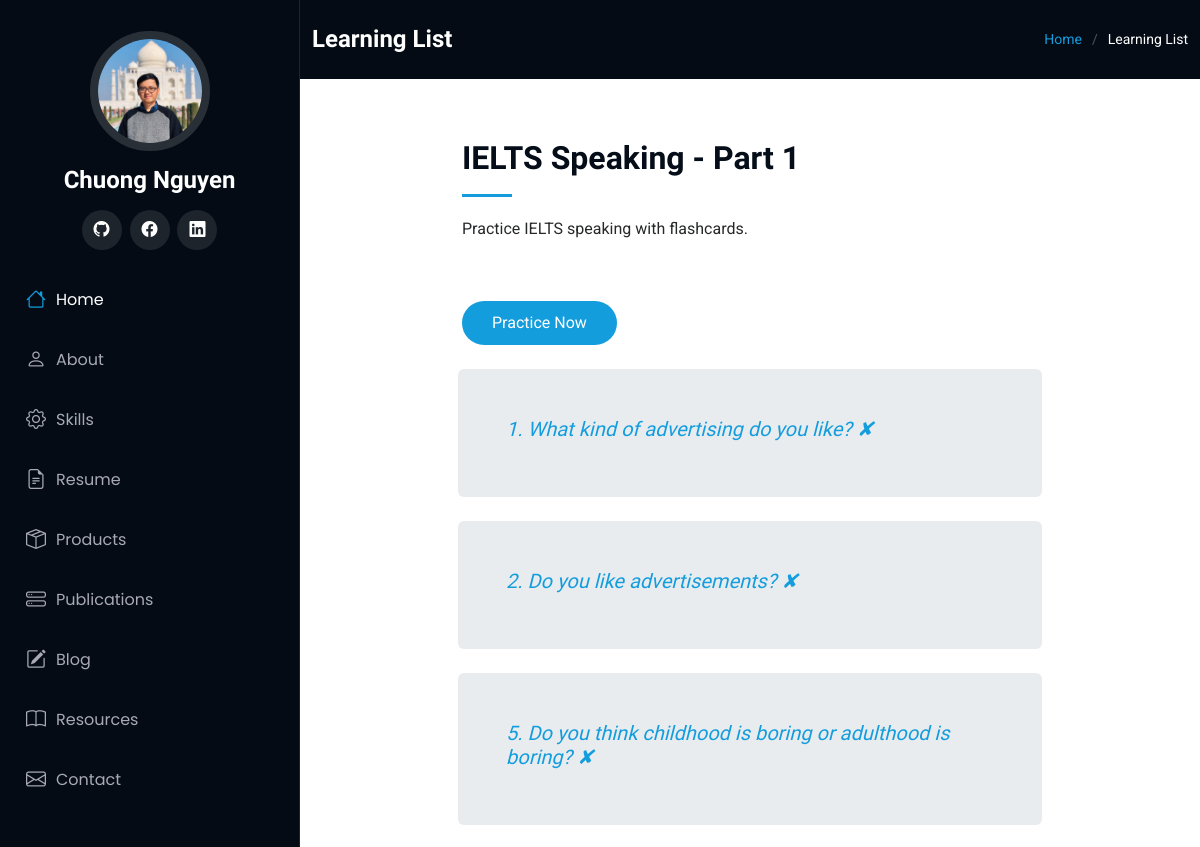
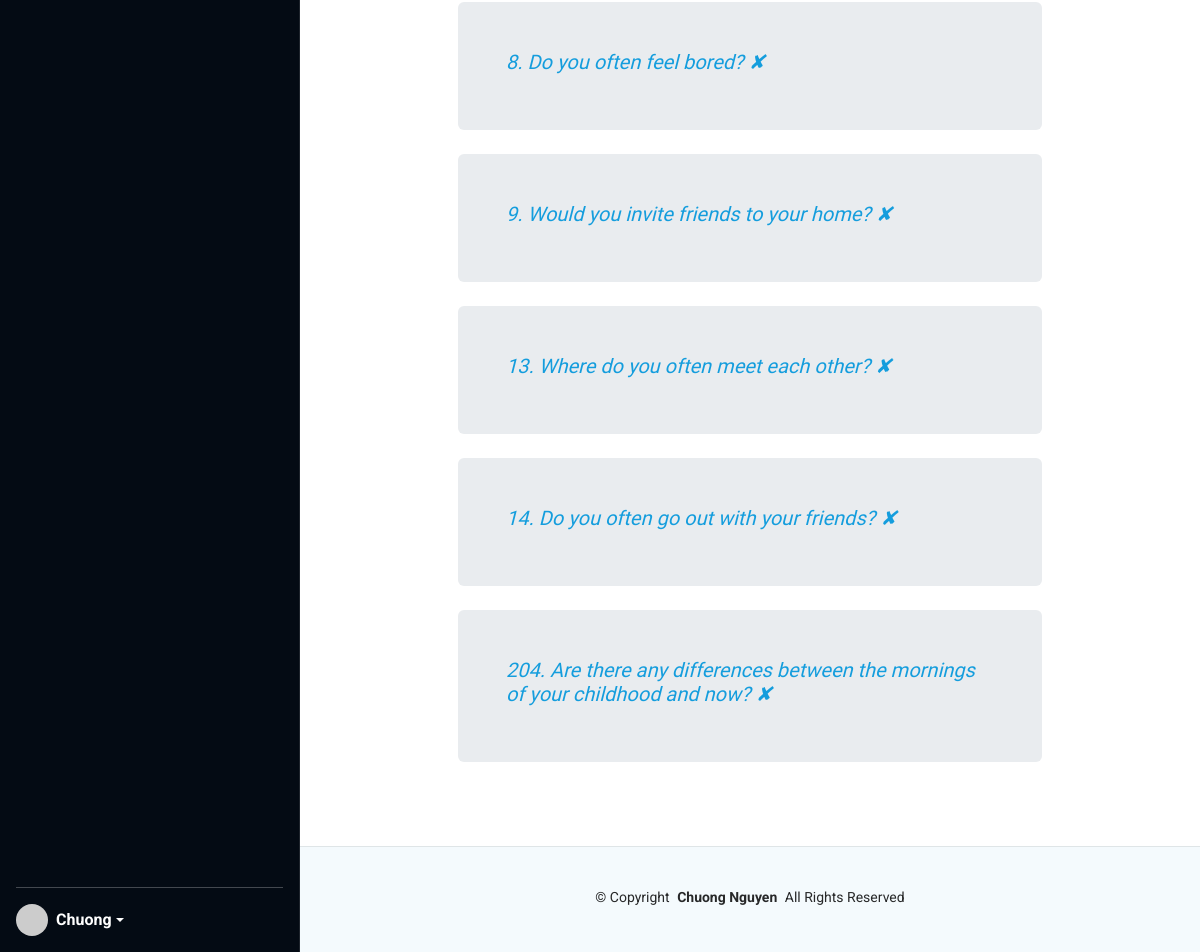
The app's page /speaking-part-one-learning-list (signed in) with its own data (2 pictures, top to bottom).
### main.py (models this page shows)
class User(UserMixin, db.Model):
    __tablename__ = 'users'
    id: Mapped[int] = mapped_column(Integer, primary_key=True)
    name: Mapped[str] = mapped_column(String(100), nullable=False)
    email: Mapped[str] = mapped_column(String(100), nullable=False, unique=True)
    password: Mapped[str] = mapped_column(String(100), nullable=False)
    post = relationship('BlogPost', back_populates='author')
    comment = relationship("Comment", back_populates='author_comment')
    speaking_part_one_list_id: Mapped[str] = mapped_column(String(500), nullable=True)

class SpeakingEnglish(db.Model):
    __tablename__ = "speaking"
    id: Mapped[int] = mapped_column(Integer, primary_key=True)
    topic: Mapped[str] = mapped_column(String(300), nullable=False)
    solution: Mapped[str] = mapped_column(Text, nullable=False)

### main.py (the view)
@app.route('/speaking-part-one-learning-list', methods=['GET', 'POST'])
@login_required
def speaking_part_one_learning_list():
    user = db.session.execute(db.select(User).where(User.id == current_user.id)).scalar()
    topic_id_string = user.speaking_part_one_list_id
    if topic_id_string:
        topic_id_list = topic_id_string.split(", ")
        topic_id_list = [int(each) for each in topic_id_list]
        topic_object_list = []
        for each in topic_id_list:
            topic = db.get_or_404(SpeakingEnglish, each)
            topic_object = TopicWithID(topic.id, topic.topic, topic.solution)
            topic_object_list.append(topic_object)
        return render_template('speaking-part-one-learning-list.html', topic_list=topic_object_list, current_user=current_user, is_not_home=True)
    else:
        return render_template('speaking-part-one-learning-list.html', topic_list=[], current_user=current_user, is_not_home=True)

### main.py (called while the page is built)
@login_manager.user_loader
def load_user(user_id):
    return db.get_or_404(User, user_id)

### templates/speaking-part-one-learning-list.html (shortened to what this page needs)
{% from 'bootstrap5/form.html' import render_form %}
{% extends 'base.html' %}
  {% block content %}
  <main class="main">
    <div class="page-title dark-background">
      <div class="container d-lg-flex justify-content-between align-items-center">
        <h1 class="mb-2 mb-lg-0">Learning List</h1>
        <nav class="breadcrumbs">
          <ol>
            <li><a href="{{url_for('home')}}">Home</a></li>
            <li class="current">Learning List</li>
          </ol>
        </nav>
      </div>
    </div>
    <section id="starter-section" class="starter-section section">
      <div class="container section-title" data-aos="fade-up">
        <div class="row gy-4">
          <div class=" col-lg-8 mx-auto">
            <h2>IELTS Speaking - Part 1</h2>
            <p>Practice IELTS speaking with flashcards.</p>
          </div>
        </div>
      </div>
      {% if topic_list != []: %}
        <div class="container">
          <div class="row gy-4">
            <div class="col-lg-8 mx-auto" data-aos="fade-up" data-aos-delay="200">
              <a href="{{url_for('practice_speaking')}}">
                <button class="btn btn-primary d-inline-flex align-items-center mb-4" type="button">
                  Practice Now
                </button>
              </a>
            </div>
          </div>
        </div>
        {% for topic in topic_list:%}
        <div class="container" data-aos="fade-up">
          <div class="row gy-4" style="padding: 0 12px;">
            <div class="p-3 p-md-5 mb-4 col-lg-8 mx-auto rounded text-body-emphasis bg-body-secondary">
              <h5 class="display-8 fst-italic"><a href="{{url_for('resource_detail', topic_id=topic.id)}}">{{topic.id}}. {{topic.topic}}</a>
                <a href="{{url_for('delete_topic_learning_list', topic_id=topic.id)}}">✘</a>
              </h5>
            </div>
          </div>
        </div>
        {% endfor %}
      {% else: %}
        <div class="container" data-aos="fade-up">
          <div class="row gy-4" style="padding: 0">
              <h5 class="display-8 fst-italic mx-auto">Your learning list is empty.</h5>
          </div>
        </div>
      {% endif %}
    </section>
  </main>
  {% endblock %}

### templates/base.html (shortened to what this page needs)
<!DOCTYPE html>
<html lang="en">
<head>
  <link href="static/assets/vendor/bootstrap/css/bootstrap.min.css" rel="stylesheet">
  <link href="static/assets/vendor/bootstrap-icons/bootstrap-icons.css" rel="stylesheet">
  <link href="static/assets/vendor/aos/aos.css" rel="stylesheet">
  <link href="static/assets/vendor/glightbox/css/glightbox.min.css" rel="stylesheet">
  <link href="static/assets/vendor/swiper/swiper-bundle.min.css" rel="stylesheet">
  <link href="static/assets/css/main.css" rel="stylesheet">
</head>
<body>
  <header id="header" class="header dark-background d-flex flex-column p-3">
    <div class="profile-img">
      <img src="static/assets/img/chuong-ava.jpg" alt="" class="img-fluid rounded-circle">
    </div>
    <a href="index.html" class="logo d-flex align-items-center justify-content-center">
      <h1 class="sitename">Chuong Nguyen</h1>
    </a>
    <div class="social-links text-center">
      <a href="https://github.com/chuongnguyen94" class="github"><i class="bi bi-github"></i></a>
      <a href="https://www.facebook.com/cnn1211/" class="facebook"><i class="bi bi-facebook"></i></a>
      <a href="https://www.linkedin.com/in/chuongnguyen94/" class="linkedin"><i class="bi bi-linkedin"></i></a>
    </div>
    <nav id="navmenu" class="navmenu mb-auto">
      {% if not is_not_home: %}
      <ul>
        <li><a href="#" class="active"><i class="bi bi-house navicon"></i>Home</a></li>
        <li><a href="#about"><i class="bi bi-person navicon"></i> About</a></li>
        <li><a href="#skills"><i class="bi-gear navicon"></i> Skills</a></li>
        <li><a href="#resume"><i class="bi bi-file-earmark-text navicon"></i> Resume</a></li>
        <li><a href="#portfolio"><i class="bi bi-box-seam navicon"></i> Products</a></li>
        <li><a href="#publications"><i class="bi bi-hdd-stack navicon"></i> Publications</a></li>
        <li><a href="{{url_for('show_all_posts')}}"><i class="bi bi-pencil-square navicon"></i> Blog</a></li>
        <li><a href="{{url_for('resources')}}"><i class="bi bi-book navicon"></i> Resources</a></li>
        <li><a href="#contact"><i class="bi bi-envelope navicon"></i> Contact</a></li>
      </ul>
      {% else: %}
      <ul>
        <li><a href="{{url_for('home')}}" class="active"><i class="bi bi-house navicon"></i>Home</a></li>
        <li><a href="{{url_for('about')}}"><i class="bi bi-person navicon"></i> About</a></li>
        <li><a href="{{url_for('skills')}}"><i class="bi bi-gear navicon"></i> Skills</a></li>
        <li><a href="{{url_for('resume')}}"><i class="bi bi-file-earmark-text navicon"></i> Resume</a></li>
        <li><a href="{{url_for('portfolio')}}"><i class="bi bi-box-seam navicon"></i> Products</a></li>
        <li><a href="{{url_for('publications')}}"><i class="bi bi-hdd-stack navicon"></i> Publications</a></li>
        <li><a href="{{url_for('show_all_posts')}}"><i class="bi bi-pencil-square navicon"></i> Blog</a></li>
        <li><a href="{{url_for('resources')}}"><i class="bi bi-book navicon"></i> Resources</a></li>
        <li><a href="{{url_for('contact')}}"><i class="bi bi-envelope navicon"></i> Contact</a></li>
      </ul>
      {% endif %}
    </nav>
    <hr>
    <div class="dropdown">
      {% if current_user.is_authenticated: %}
      <div>
        <a href="#" class="d-flex align-items-center text-white text-decoration-none dropdown-toggle" data-bs-toggle="dropdown" aria-expanded="false">
          <img src="{{current_user.email | gravatar}}" alt="" width="32" height="32" class="rounded-circle me-2">
          <strong>{{current_user.name}}</strong>
        </a>
      </div>
      {% endif %}
    </div>
  </header>
  {% block content %} {% endblock %}
  <footer id="footer" class="footer light-background">
    <div class="container">
      <div class="copyright text-center ">
        <p>© <span>Copyright</span> <strong class="px-1 sitename">Chuong Nguyen</strong> <span>All Rights Reserved</span></p>
      </div>
    </div>
  </footer>
</body>
</html>

### static/assets/css/main.css (style rules this page uses)
:root { --default-font: "Roboto", system-ui, -apple-system, "Segoe UI", Roboto, "Helvetica Neue", Arial, "Noto Sans", "Liberation Sans", sans-serif, "Apple Color Emoji", "Segoe UI Emoji", "Segoe UI Symbol", "Noto Color Emoji"; --heading-font: "Raleway", sans-serif; --nav-font: "Poppins", sans-serif; }
:root { --background-color: #ffffff; --default-color: #272829; --heading-color: #050d18; --accent-color: #149ddd; --surface-color: #ffffff; --contrast-color: #ffffff; }
:root { --nav-color: #a8a9b4; --nav-hover-color: #ffffff; --nav-mobile-background-color: #040b14; --nav-dropdown-background-color: #040b14; --nav-dropdown-color: #a8a9b4; --nav-dropdown-hover-color: #ffffff; }
.light-background { --background-color: #f4fafd; --surface-color: #ffffff; }
.dark-background { --background-color: #040b14; --default-color: #ffffff; --heading-color: #ffffff; --surface-color: #151f2b; --contrast-color: #ffffff; }
:root { scroll-behavior: smooth; }
body { color: var(--default-color); background-color: var(--background-color); font-family: var(--default-font); }
a { color: var(--accent-color); text-decoration: none; transition: 0.3s; }
h1, h2, h3, h4, h5, h6 { color: var(--heading-color); font-family: var(--heading-font); }
.header { color: var(--default-color); background-color: var(--background-color); position: fixed; top: 0; left: 0; bottom: 0; padding: 0 15px; width: 300px; transition: all ease-in-out 0.3s; overflow-y: auto; z-index: 997; border-right: 1px solid color-mix(in srgb, var(--default-color), transparent 90%); }
.header .profile-img img { margin: 15px auto; display: block; width: 120px; border: 8px solid color-mix(in srgb, var(--default-color), transparent 85%); }
.header .logo { line-height: 1; margin-bottom: 15px; }
.header .logo h1 { font-size: 24px; margin: 0; font-weight: 700; color: var(--heading-color); }
.header .social-links { margin: 0 0 20px 0; }
.header .social-links a { font-size: 16px; display: inline-flex; align-items: center; justify-content: center; background: color-mix(in srgb, var(--default-color), transparent 90%); color: var(--default-color); margin: 0 2px; border-radius: 50%; text-align: center; width: 40px; height: 40px; transition: 0.3s; }
@media (min-width: 1200px) { .header~main, .header~#footer { margin-left: 300px; } }
.navmenu { padding: 0; z-index: 9997; }
.navmenu ul { list-style: none; padding: 0 0 20px 0; margin: 0; }
.navmenu a, .navmenu a:focus { color: var(--nav-color); padding: 15px 10px; font-family: var(--nav-font); font-size: 16px; font-weight: 400; display: flex; align-items: center; white-space: nowrap; transition: 0.3s; width: 100%; }
.navmenu a .navicon, .navmenu a:focus .navicon { font-size: 20px; margin-right: 10px; }
.navmenu a:hover, .navmenu .active, .navmenu .active:focus { color: var(--nav-hover-color); }
.navmenu a:hover .navicon, .navmenu .active .navicon, .navmenu .active:focus .navicon { color: var(--accent-color); }
.footer { color: var(--default-color); background-color: var(--background-color); font-size: 14px; padding: 40px 0; position: relative; border-top: 1px solid color-mix(in srgb, var(--default-color), transparent 90%); }
.footer .copyright p { margin-bottom: 0; }
.page-title { color: var(--default-color); background-color: var(--background-color); padding: 25px 0; position: relative; }
.page-title h1 { font-size: 24px; font-weight: 700; }
.page-title .breadcrumbs ol { display: flex; flex-wrap: wrap; list-style: none; padding: 0; margin: 0; font-size: 14px; font-weight: 400; }
.page-title .breadcrumbs ol li+li { padding-left: 10px; }
.page-title .breadcrumbs ol li+li::before { content: "/"; display: inline-block; padding-right: 10px; color: color-mix(in srgb, var(--default-color), transparent 70%); }
section, .section { color: var(--default-color); background-color: var(--background-color); padding: 60px 0; overflow: clip; }
.section-title { padding-bottom: 60px; position: relative; }
.section-title h2 { font-size: 32px; font-weight: 700; margin-bottom: 20px; padding-bottom: 20px; position: relative; }
.section-title h2:after { content: ""; position: absolute; display: block; width: 50px; height: 3px; background: var(--accent-color); left: 0; bottom: 0; }
.section-title p { margin-bottom: 0; }

### records on screen
User: name "Chuong"
SpeakingEnglish: id "1", topic "What kind of advertising do you like?"
SpeakingEnglish: id "2", topic "Do you like advertisements?"
SpeakingEnglish: id "5", topic "Do you think childhood is boring or adulthood is boring?"
SpeakingEnglish: id "8", topic "Do you often feel bored?"
SpeakingEnglish: id "9", topic "Would you invite friends to your home?"
SpeakingEnglish: id "13", topic "Where do you often meet each other?"
SpeakingEnglish: id "14", topic "Do you often go out with your friends?"
SpeakingEnglish: id "204", topic "Are there any differences between the mornings of your childhood and now?"
